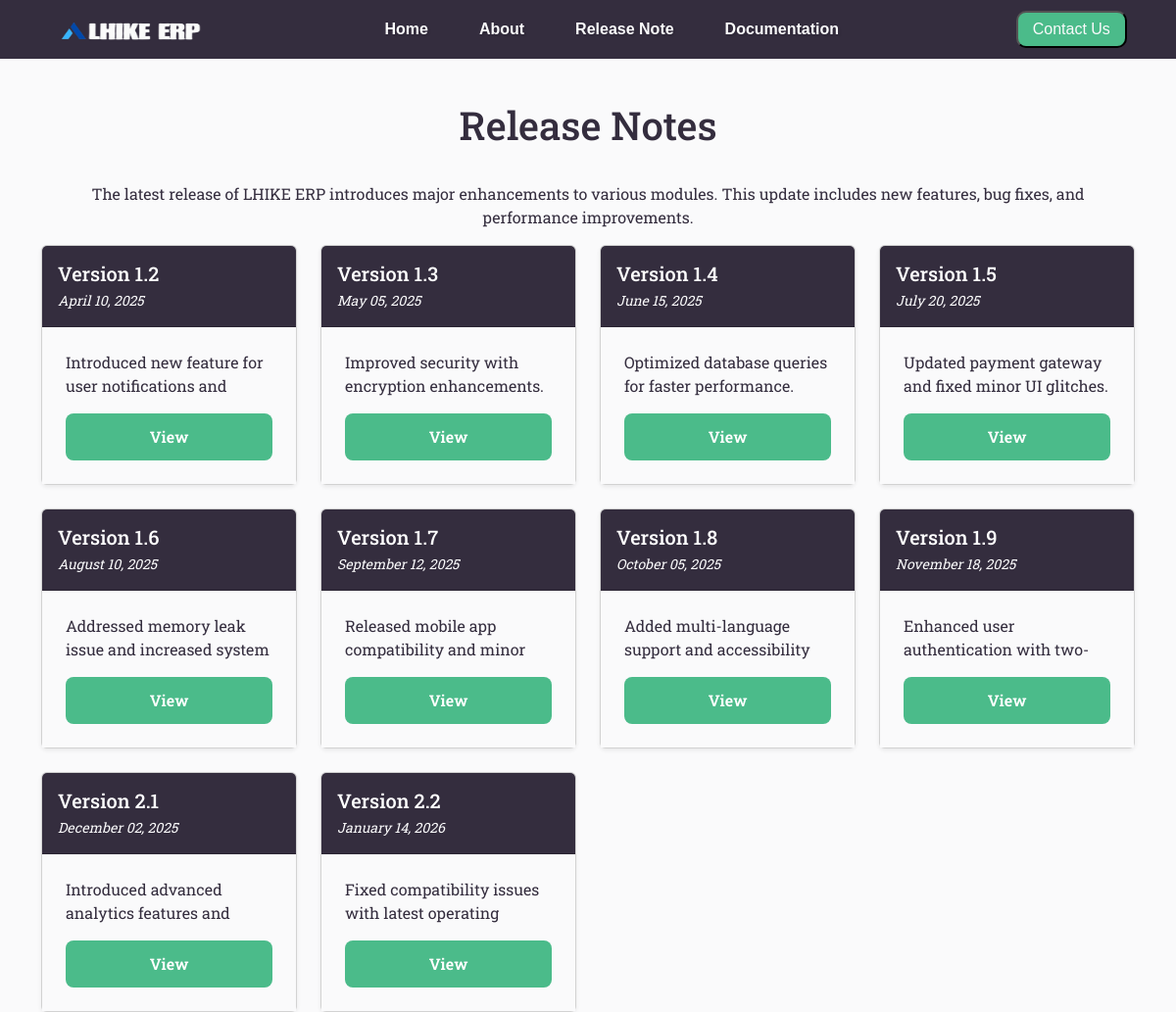
The page /releasenote.php on the database its author committed.
### tables this page shows
CREATE TABLE releaseNotes(
    `releasenote_id` INT PRIMARY KEY AUTO_INCREMENT,
    `releasenote_name` VARCHAR(100) NOT NULL,
    `description` TEXT DEFAULT NULL,
    `note_release_date` DATE DEFAULT NULL
);

### releasenote.php (the view, shortened to what this page needs)
<?php
include("php/connection.php");
$sql = "SELECT * FROM releaseNotes";
$result = $conn->query($sql);
?>
<!DOCTYPE html>
<html lang="en">
<head>
  <link
    href="https://cdn.jsdelivr.net/npm/bootstrap@5.3.3/dist/css/bootstrap.min.css"
    rel="stylesheet"
 />
  <link rel="stylesheet" href="css/release.css" />
  <link rel="stylesheet" href="https://fontawesome.com/icons/location-dot?f=classic&s=solid" />
</head>
<body>
  <nav class="navbar navbar-expand-lg d-flex justify-content-between">
    <a class="navbar-brand" href="#">
      <img src="image/logo.png" alt="logo" />
    </a>
    <div class="collapse navbar-collapse w-100" id="navbarNav">
      <div class="mx-auto d-flex justify-content-center">
        <ul class="nav nav-pills nav-fill">
          <li class="nav-item">
            <a class="nav-link" href="index.php">Home</a>
          </li>
          <li class="nav-item">
            <a class="nav-link" href="index.php">About</a>
          </li>
          <li class="nav-item">
            <a class="nav-link" href="releasenote.php">Release Note</a>
          </li>
          <li class="nav-item">
            <a class="nav-link" href="documentation.php">Documentation</a>
          </li>
        </ul>
      </div>
    </div>
    <button class="btnContact">Contact Us</button>
  </nav>
  <section class="container-fluid " id="containerfluid1">
    <div class="container" id="layout1">
      <h1 class="text-center mb-4">Release Notes</h1>
      <div class="container">
        <p class="text-center" id="textSub">
          The latest release of LHIKE ERP introduces major enhancements to various modules.
          This update includes new features, bug fixes, and performance improvements.
        </p>
      </div>
      <div class="row g-4">
        <?php
        if ($result->num_rows > 0) {
          while ($row = $result->fetch_assoc()) {
        ?>
            <div class="col-md-6 col-lg-4 col-xl-3">
              <div class="card shadow-sm">
                <div class="card-header text-white">
                  <h5 class="mb-0"><?php echo htmlspecialchars($row['releasenote_name']); ?></h5>
                  <p class="release-date mb-0"><?php echo date("F d, Y", strtotime($row['note_release_date'])); ?></p>
                </div>
                <div class="card-body">
                  <p class="description"><?php echo nl2br(htmlspecialchars($row['description'])); ?></p>
                  <button class="view-btn">View</button>
                </div>
              </div>
            </div>
        <?php
          }
        } else {
          echo '<p class="text-center">No release notes available.</p>';
        }
        ?>
      </div>
    </div>
  </section>
</body>
</html>

### css/release.css (style rules this page uses)
* { padding: 0px; margin: 0px; box-sizing: border-box; }
:root { --bg-color: #fafafb; --primary-color: #342d3e; --secondary-color: #708498; --text-color: #342d3e; --navbar-text-color: #fafafb; --accent-color: #4bbb8a; --bg-secondary: #677776; --bg-black: #201c1c; }
body { font-family: "Montserrat", sans-serif; background-color: var(--bg-color); font-family: "Roboto Slab", serif; }
.navbar { background-color: var(--primary-color); display: flex; align-items: center; justify-content: space-between; font-family: "Montserrat", sans-serif; padding: 10px 50px; font-weight: 600; text-shadow: 2px 2px 2px rgba(0, 0, 0, 0.1); width: 100%; position: fixed; z-index: 100; top: 0; left: 0; padding-bottom: 10px; }
.navbar ul { display: flex; flex-direction: row; list-style: none; }
.navbar ul li { margin-right: 20px; }
.navbar ul li a { text-decoration: none; color: var(--navbar-text-color); position: relative; }
.navbar img { width: 166px; height: 29px; }
.btnContact { padding: 5px; width: 150px; border-radius: 10px; background-color: var(--accent-color); color: #fafafb; }
.container-fluid { padding: 0; margin: 0; }
#containerfluid1 { margin-top: 50px; width: 100%; height: auto; }
#layout1 { width: 100%; height: auto; display: flex; flex-direction: column; justify-content: center; }
#layout1 h1 { text-align: center; margin-top: 30px; color: var(--text-color); }
#layout1 #textSub { text-align: center; margin-top: 10px; color: var(--text-color); }
.card-header { background-color: var(--primary-color); color: white; padding: 16px; border-radius: 12px 12px 0 0; display: flex; flex-direction: column; }
.release-date { font-size: 0.875rem; color: var(--navbar-text-color); font-style: italic; margin: 0; padding-top: 5px; }
.card-body { padding: 24px; display: flex; flex-direction: column; justify-content: space-between; flex-grow: 1; background-color: var(--navbar-text-color); }
.description { color: var(--text-color); flex-grow: 1; overflow: hidden; display: -webkit-box; line-clamp: 2; -webkit-box-orient: vertical; text-overflow: ellipsis; height: 3em; }
.view-btn { width: 100%; background-color: #4BBB8A; color: white; padding: 12px; border-radius: 8px; font-weight: 600; text-align: center; cursor: pointer; transition: background-color 0.3s ease; border: none; margin-top: auto; }

### rows shown on the page
releasenotes: releasenote_name "Version 1.2", note_release_date "April 10, 2025", description "Introduced new feature for user notifications and…"
releasenotes: releasenote_name "Version 1.3", note_release_date "May 05, 2025", description "Improved security with encryption enhancements."
releasenotes: releasenote_name "Version 1.4", note_release_date "June 15, 2025", description "Optimized database queries for faster performance."
releasenotes: releasenote_name "Version 1.5", note_release_date "July 20, 2025", description "Updated payment gateway and fixed minor UI glitches."
releasenotes: releasenote_name "Version 1.6", note_release_date "August 10, 2025", description "Addressed memory leak issue and increased system…"
releasenotes: releasenote_name "Version 1.7", note_release_date "September 12, 2025", description "Released mobile app compatibility and minor…"
releasenotes: releasenote_name "Version 1.8", note_release_date "October 05, 2025", description "Added multi-language support and accessibility…"
releasenotes: releasenote_name "Version 1.9", note_release_date "November 18, 2025", description "Enhanced user authentication with…"
releasenotes: releasenote_name "Version 2.1", note_release_date "December 02, 2025", description "Introduced advanced analytics features and…"
releasenotes: releasenote_name "Version 2.2", note_release_date "January 14, 2026", description "Fixed compatibility issues with latest operating…"
